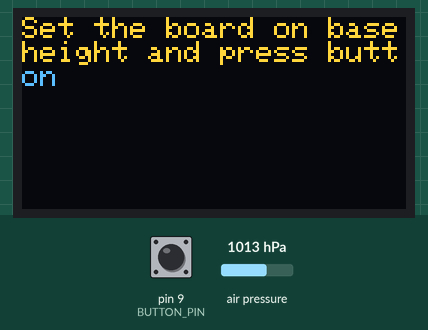
A sketch run on a simulated Arduino Uno, built with avr-gcc and run on an emulated ATmega328P. On the bench: 128×64 one-colour display. Inputs (shaded band) come from the test bench; at power-on: pin 9 (BUTTON_PIN) HIGH, air pressure 1013 hPa. The OLED is the two-colour kind (top 16 rows yellow); what the sketch prints to the serial monitor is not drawn.

Above: at 2.2 s.
2.3 s: pin 9 (BUTTON_PIN) pulled LOW for 0.15 s
At 3.4 s:
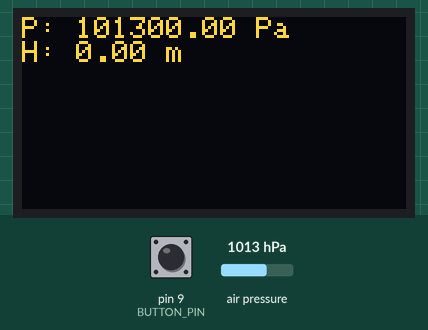
Timing chart, 0 to 5.3 s (numbered marks = the images above; inputs shaded):
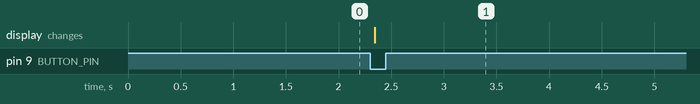

The sketch:

portable_altimeter.ino
```cpp
#include <Adafruit_BMP085.h>
#include <Adafruit_GFX.h>
#include <Adafruit_SSD1306.h>
#include <Wire.h>

// Display configuration
#define SCREEN_WIDTH   128
#define SCREEN_HEIGHT  64
#define OLED_RESET     -1
#define SCREEN_ADDRESS 0x3C

// Hardware
#define BUTTON_PIN     9
#define BAUD_RATE      115200

// Barometric formula constant
#define BARO_EXPONENT  0.1903

Adafruit_BMP085  bmp;
Adafruit_SSD1306 oled(SCREEN_WIDTH, SCREEN_HEIGHT, &Wire, OLED_RESET);

float basePressure = 0.0;
int lastButton = HIGH;
// ── helpers ──────────────────────────────────────────────────────────────────

float calibrateBasePressure(int samples = 20, int delayMs = 50) {
  float total = 0.0;
  for (int i = 0; i < samples; i++) {
    total += bmp.readPressure();
    delay(delayMs);
  }
  return total / samples;
}

float calcHeight(float pressure, float base) {
  return 44330.0 * (1.0 - pow(pressure / base, BARO_EXPONENT));
}

void showOnDisplay(float pressure, float height) {
  oled.clearDisplay();
  oled.setCursor(0, 0);
  oled.setTextSize(1);
  oled.print("P: ");  oled.print(pressure);  oled.println(" Pa");
  oled.print("H: ");  oled.print(height, 2); oled.println(" m");
  oled.display();
}

// ── setup / loop ─────────────────────────────────────────────────────────────

void setup() {
  pinMode(BUTTON_PIN, INPUT_PULLUP);
  Serial.begin(BAUD_RATE);

  if (bmp.begin()) {
    Serial.println("BMP connected");
  } else {
    Serial.println("BMP NOT connected");
  }

  oled.begin(SSD1306_SWITCHCAPVCC, SCREEN_ADDRESS);
  oled.clearDisplay();
  oled.setTextColor(WHITE);
  oled.setTextSize(1);
  oled.println("Set the board on base");
  oled.println("height and press button");
  oled.display();

  basePressure = calibrateBasePressure();
}

void loop() {
  int currentButton = digitalRead(BUTTON_PIN);

  if (currentButton == LOW && lastButton == HIGH) {
    float pressure = bmp.readPressure();
    float height   = calcHeight(pressure, basePressure);
    showOnDisplay(pressure, height);
  }

  delay(50);
  lastButton = currentButton;
}
```

Measured:
- after the input at 2.3 s, the display: changes after 0.05 s (image 1)
